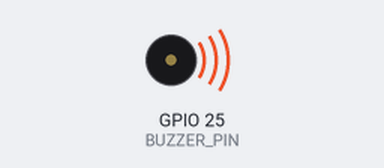
This sketch was run on a simulated ESP32. Shown: buzzer (waves = sounding).

Above: at 0.2 s.
At 5.7 s:
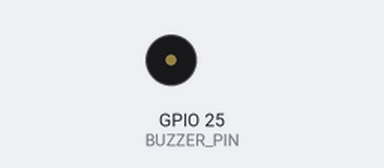
Timing chart, 0 to 8.8 s (numbered marks = the images above):
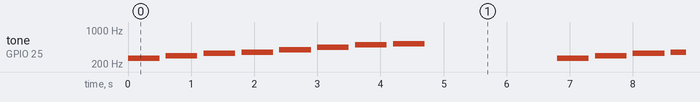

Measured:
- by itself, tone on GPIO 25 (BUZZER_PIN): repeats every 6.8 s: silent 0.10 s, 294 Hz 0.50 s, silent 0.10 s, 330 Hz 0.50 s, silent 0.10 s, 349 Hz 0.50 s, silent 0.10 s, 392 Hz 0.50 s, silent 0.10 s, 440 Hz 0.50 s, silent 0.10 s, 494 Hz 0.50 s, silent 0.10 s, 523 Hz 0.50 s, silent 2.1 s, 262 Hz 0.50 s

The sketch:

buzzer.ino
```cpp
#define BUZZER_PIN 25

// Frequencies of Sa Re Ga Ma Pa Dha Ni Sa (Middle Octave)
int notes[] = {
  262,  // Sa (C4)
  294,  // Re (D4)
  330,  // Ga (E4)
  349,  // Ma (F4)
  392,  // Pa (G4)
  440,  // Dha (A4)
  494,  // Ni (B4)
  523   // Sa (C5)
};

void setup() {
  // Configure PWM channel
  ledcAttach(BUZZER_PIN, 2000, 8);
}

void loop() {

  for (int i = 0; i < 8; i++) {

    ledcWriteTone(BUZZER_PIN, notes[i]);
    delay(500);

    ledcWriteTone(BUZZER_PIN, 0);
    delay(100);
  }

  delay(2000);
}
```
